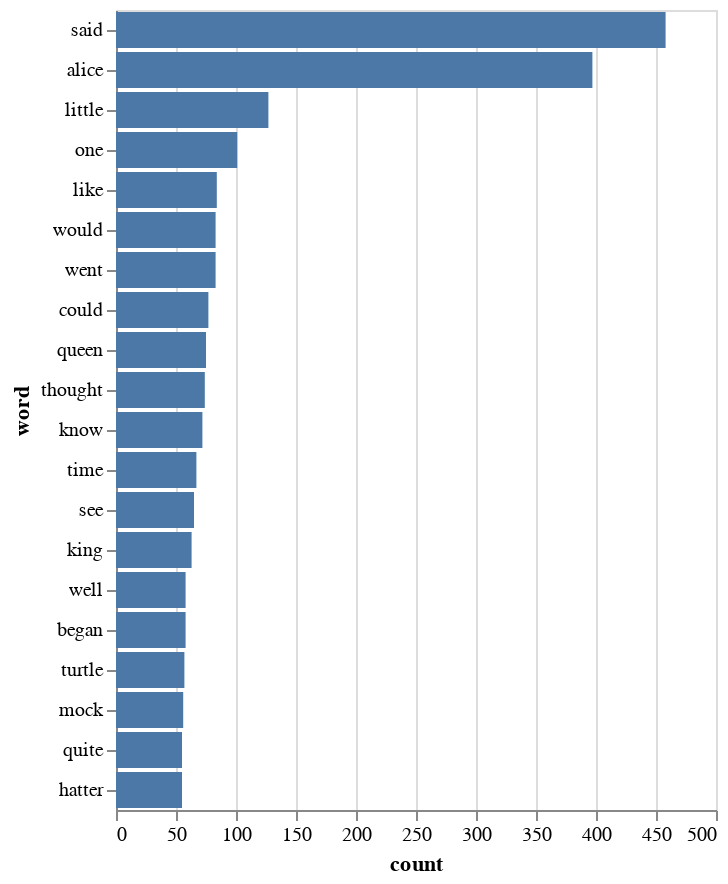

Notebook cell for this chart:
### Markdown cell above
### Common words

We shall move on to more precise representations of text. For this we will revisit an arguably mundane, but quite effective visualization technique: we draw a barchart of the most frequent words (excluding the stop words, if you have done the pencil activity in the section on packing a bag of words).

### Code cell
# first we create a dataframe from the word frequencies
df = pd.DataFrame(words_frequency, columns=['word', 'count'])

# we want to focus just on the top 20 words
df_top = df[:20]
df_top_100 = df[:100] # use this later

# draw horizontal barchart
alt.Chart(df_top).mark_bar().encode(
  x = 'count:Q',
  y = alt.Y('word:N', sort = '-x')
)

### Figure 1 — Vega-Lite specification as saved in the notebook (floating-point values rounded to 4 significant figures)
{"config": {"view": {"continuousWidth": 300, "continuousHeight": 300}}, "data": {"name": "data-5b518131161c0d6473342e1d3141d5b7"}, "mark": {"type": "bar"}, "encoding": {"x": {"field": "count", "type": "quantitative"}, "y": {"field": "word", "sort": "-x", "type": "nominal"}}, "$schema": "https://vega.github.io/schema/vega-lite/v5.16.3.json", "datasets": {"data-5b518131161c0d6473342e1d3141d5b7": [{"word": "said", "count": 458}, {"word": "alice", "count": 397}, {"word": "little", "count": 127}, {"word": "one", "count": 101}, {"word": "like", "count": 84}, {"word": "would", "count": 83}, {"word": "went", "count": 83}, {"word": "could", "count": 77}, {"word": "queen", "count": 75}, {"word": "thought", "count": 74}, {"word": "know", "count": 72}, {"word": "time", "count": 67}, {"word": "see", "count": 65}, {"word": "king", "count": 63}, {"word": "well", "count": 58}, {"word": "began", "count": 58}, {"word": "turtle", "count": 57}, {"word": "mock", "count": 56}, {"word": "quite", "count": 55}, {"word": "hatter", "count": 55}]}}
